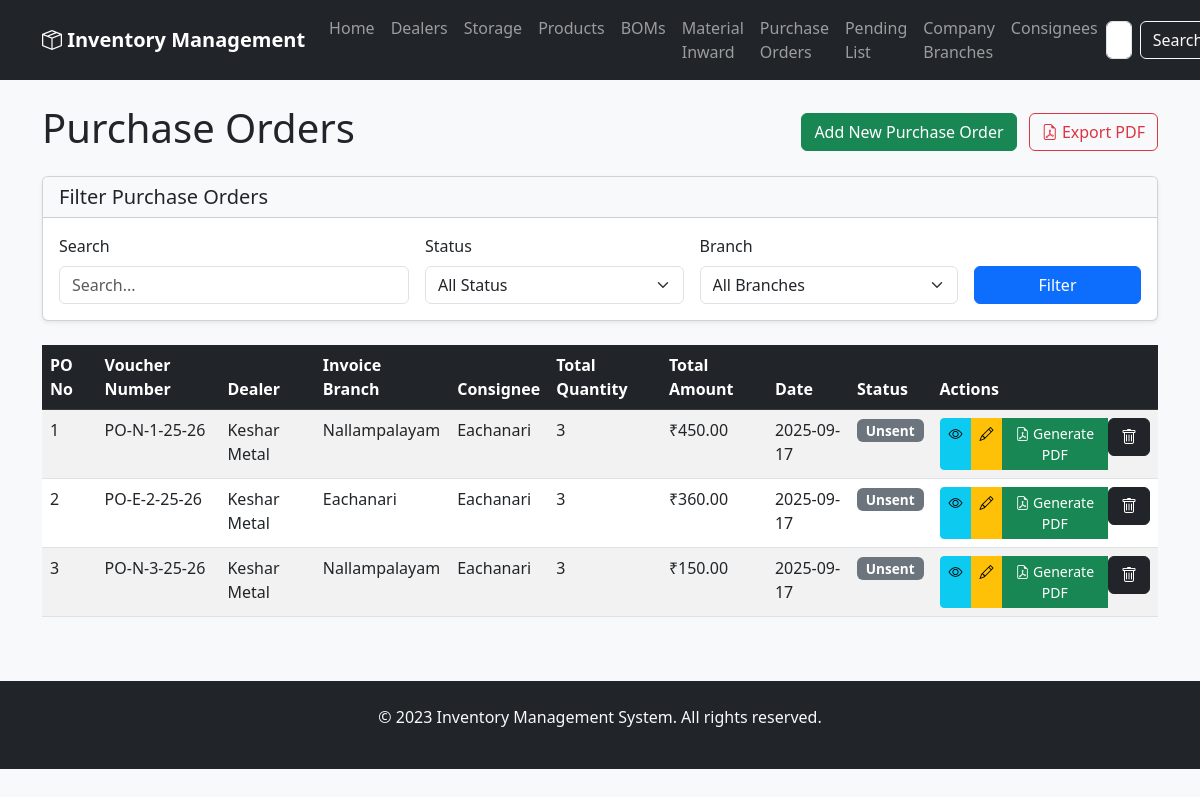
Before: /purchase_orders with the older database file.
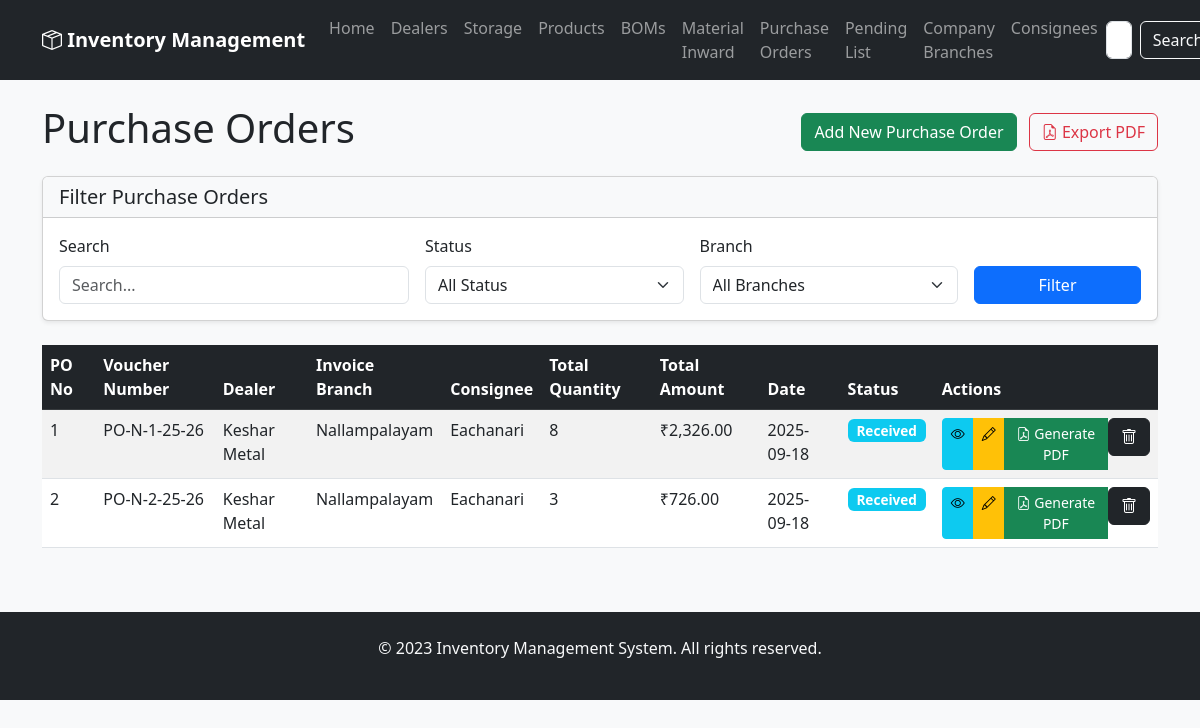
After: the same page with the newer database file.
### app/models.py (models this page shows, shortened)
class PurchaseOrder(Base):
    __tablename__ = 'purchase_order'
    po_no = Column(Integer, primary_key=True)
    dealer_id = Column(Integer, ForeignKey('dealer.id'))
    date = Column(Date, default=date.today)
    status = Column(String(20))
    notes = Column(Text)
    discount = Column(Float, default=0.0)
    invoice_branch_id = Column(Integer, ForeignKey('company_branches.id'))
    consignee_id = Column(Integer, ForeignKey('consignees.id'))
    dealer = relationship('Dealer', backref='purchase_orders')
    invoice_branch = relationship('CompanyBranch', foreign_keys=[invoice_branch_id])
    consignee = relationship('Consignee', foreign_keys=[consignee_id])
    items = relationship('PurchaseOrderItem', back_populates='purchase_order', cascade='all, delete-orphan')

class CompanyBranch(Base):
    __tablename__ = 'company_branches'
    id = Column(Integer, primary_key=True)
    company_name = Column(String(120), nullable=False)
    branch_name = Column(String(120), nullable=False)
    address = Column(String(250), nullable=False)
    city = Column(String(100), nullable=False)
    state = Column(String(100), nullable=False)
    pincode = Column(String(20), nullable=False)
    gst_no = Column(String(50), nullable=False)
    state_code = Column(String(10), nullable=False)
    email = Column(String(120), nullable=False)
    branch_indicator = Column(String(1), nullable=False)

class Dealer(Base):
    __tablename__ = 'dealer'
    id = Column(Integer, primary_key=True)
    name = Column(String(120), nullable=False)
    address = Column(String(250))
    city = Column(String(100))
    state = Column(String(100))
    country = Column(String(100))
    pincode = Column(String(20))
    telephone = Column(String(50))
    mobile = Column(String(50))
    email = Column(String(120))
    gst_no = Column(String(50))
    bank_name = Column(String(100))
    account_no = Column(String(100))
    ifsc_code = Column(String(50))
    materials = relationship('Storage', back_populates='dealer', lazy='dynamic')

class Consignee(Base):
    __tablename__ = 'consignees'
    id = Column(Integer, primary_key=True)
    company_name = Column(String(120), nullable=False)
    branch_name = Column(String(120), nullable=False)
    address = Column(String(250), nullable=False)
    city = Column(String(100), nullable=False)
    state = Column(String(100), nullable=False)
    pincode = Column(String(20), nullable=False)
    gst_no = Column(String(50), nullable=False)
    state_code = Column(String(10), nullable=False)
    email = Column(String(120), nullable=False)
    branch_indicator = Column(String(1), nullable=False)

class PurchaseOrderItem(Base):
    __tablename__ = 'purchase_order_item'
    id = Column(Integer, primary_key=True)
    po_no = Column(Integer, ForeignKey('purchase_order.po_no'))
    material_id = Column(Integer, ForeignKey('storage.id'))
    material_name = Column(String(256))
    spec = Column(String(256))
    brand = Column(String(128))
    dealer_name = Column(String(120))
    quantity = Column(Integer)
    price = Column(Float)
    unit = Column(String(50))
    purchase_order = relationship('PurchaseOrder', back_populates='items')
    material = relationship('Storage', back_populates='po_items')

### app/routers/purchase_orders.py (the view)
@router.get("", response_class=HTMLResponse)
async def list_purchase_orders(request: Request, db: Session = Depends(get_db)):
    try:
        search_query = request.query_params.get('q', '').strip()
        status_filter = request.query_params.get('status', '')
        branch_filter = request.query_params.get('branch', '')
        query = db.query(models.PurchaseOrder).options(
            joinedload(models.PurchaseOrder.dealer),
            joinedload(models.PurchaseOrder.items),
            joinedload(models.PurchaseOrder.invoice_branch),
            joinedload(models.PurchaseOrder.consignee)
        )
        if search_query:
            query = query.filter(
                or_(
                    models.PurchaseOrderItem.material_name.ilike(f'%{search_query}%'),
                    models.PurchaseOrder.dealer.has(models.Dealer.name.ilike(f'%{search_query}%'))
                )
            )
        if status_filter:
            query = query.filter(models.PurchaseOrder.status == status_filter)
        if branch_filter:
            query = query.filter(models.PurchaseOrder.invoice_branch_id == branch_filter)
        purchase_orders = query.order_by(models.PurchaseOrder.po_no.asc()).all()
        company_branches = db.query(models.CompanyBranch).all()
        return templates.TemplateResponse("purchase_orders.html", {
            "request": request,
            "purchase_orders": purchase_orders,
            "company_branches": company_branches,
            "search_query": search_query,
            "status_filter": status_filter,
            "branch_filter": branch_filter
        })
    except Exception as e:
        print(f"Error in list_purchase_orders: {e}")
        return templates.TemplateResponse("error.html", {
            "request": request,
            "status_code": 500,
            "detail": f"Error loading purchase orders: {str(e)}"
        })

### app/templates/purchase_orders.html (shortened to what the changed rows need)
{% extends "base.html" %}
{% block content %}
<div class="d-flex justify-content-between align-items-center mb-3">
    <h1>Purchase Orders</h1>
</div>
<div class="table-responsive">
    <table class="table table-striped table-hover">
        <thead class="table-dark">
            <tr>
                <th>PO No</th>
                <th>Voucher Number</th>
                <th>Dealer</th>
                <th>Invoice Branch</th>
                <th>Consignee</th>
                <th>Total Quantity</th>
                <th>Total Amount</th>
                <th>Date</th>
                <th>Status</th>
                <th>Actions</th>
            </tr>
        </thead>
        <tbody>
            {% for po in purchase_orders %}
            <tr>
                <td>{{ po.po_no }}</td>
                <td>{{ po.voucher_number }}</td>
                <td>{{ po.dealer.name if po.dealer else 'N/A' }}</td>
                <td>{{ po.invoice_branch.branch_name if po.invoice_branch else 'N/A' }}</td>
                <td>{{ po.consignee.branch_name if po.consignee else 'N/A' }}</td>
                <td>{{ po.total_quantity }}</td>
                <td>{{ po.grand_total|currency }}</td>
                <td>{{ po.date.strftime('%Y-%m-%d') }}</td>
                <td>
                    <span class="badge
                        {% if po.status == 'sent' %}bg-success
                        {% elif po.status == 'waiting' %}bg-warning
                        {% elif po.status == 'received' %}bg-info
                        {% else %}bg-secondary{% endif %}">
                        {{ po.status|title }}
                    </span>
                </td>
                <td>
                    <div class="btn-group btn-group-sm">
                        <a href="/purchase_orders/{{ po.po_no }}" class="btn btn-info" title="View">
                            <i class="bi bi-eye"></i>
                        </a>
                        <a href="/purchase_orders/edit/{{ po.po_no }}" class="btn btn-warning" title="Edit">
                            <i class="bi bi-pencil"></i>
                        </a>
                        <a href="/purchase_orders/{{ po.po_no }}/generate" class="btn btn-success" title="Generate PDF">
                            <i class="bi bi-file-earmark-pdf"></i> Generate PDF
                        </a>
                        <form action="/purchase_orders/delete/{{ po.po_no }}" method="post" style="display:inline;">
                            <button type="submit" class="btn btn-dark" onclick="return confirm('Are you sure?')" title="Delete">
                                <i class="bi bi-trash"></i>
                            </button>
                        </form>
                    </div>
                </td>
            </tr>
            {% endfor %}
        </tbody>
    </table>
</div>
{% endblock %}

Changed rows visible on the page:
removed PurchaseOrder: po_no "3", voucher_number "PO-N-3-25-26", dealer "Keshar Metal", invoice_branch "Nallampalayam", consignee "Eachanari", total_quantity "3", grand_total "₹150.00", date "2025-09-17", status "Unsent"
changed PurchaseOrder "PO-N-1-25-26": total_quantity "3" → "8"; grand_total "₹450.00" → "₹2,326.00"; date "2025-09-17" → "2025-09-18"; status "Unsent" → "Received"
changed PurchaseOrder id 2: voucher_number "PO-E-2-25-26" → "PO-N-2-25-26"; invoice_branch "Eachanari" → "Nallampalayam"; grand_total "₹360.00" → "₹726.00"; date "2025-09-17" → "2025-09-18"; status "Unsent" → "Received"
